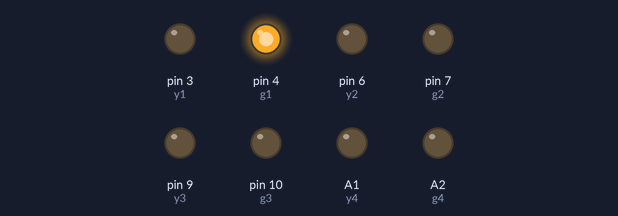
Recording of a sketch running on a simulated Arduino Uno, built with avr-gcc and run on an emulated ATmega328P. Parts: output pins drawn as LEDs (lit = HIGH). Pins used as bus, display or sensor lines are not drawn.

Above: at 0.1 s.
At 4.1 s:
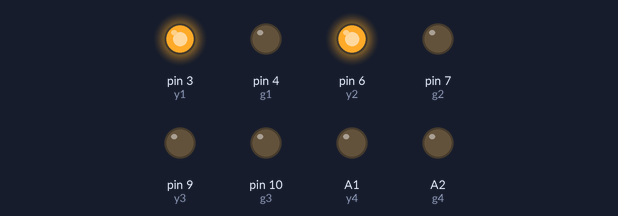
At 10.1 s:
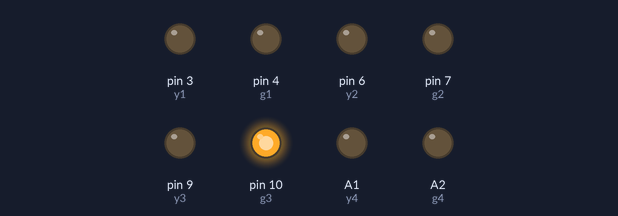
At 19.1 s:
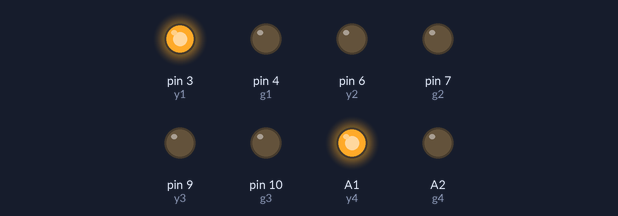
At 25.1 s:
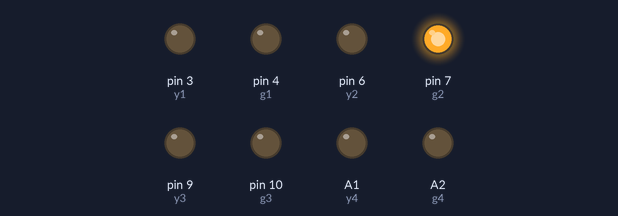
At 35.1 s:
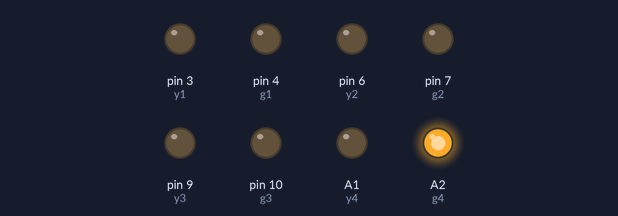
Timing chart, 0 to 40.0 s (numbered marks = the images above):
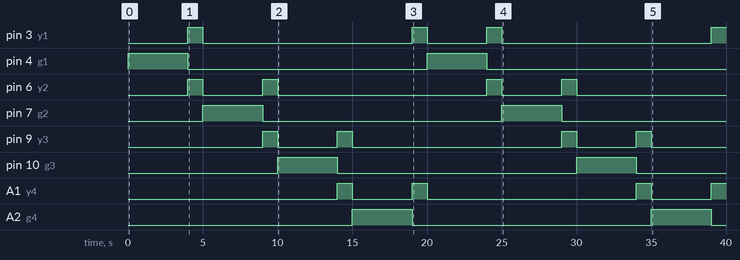

Measured:
- by itself, pin 3 (y1): goes HIGH 1.0 s, LOW 14.0 s, HIGH 1.0 s, LOW 4.0 s, HIGH 1.0 s, LOW 14.0 s, then HIGH
- by itself, pin 4 (g1), pin 7 (g2), pin 10 (g3), A2 (g4): alternates HIGH for 4.0 s and LOW for 16.0 s
- by itself, pin 6 (y2): LOW → HIGH at 4.0 s, → LOW 1.0 s later, → HIGH 4.0 s later, → LOW 1.0 s later, … (8 changes in this stretch)
- by itself, pin 9 (y3): LOW → HIGH at 9.0 s, → LOW 1.0 s later, → HIGH 4.0 s later, → LOW 1.0 s later, … (8 changes in this stretch)
- by itself, A1 (y4): goes HIGH 1.0 s, LOW 4.0 s, HIGH 1.0 s, LOW 14.0 s, HIGH 1.0 s, LOW 4.0 s, then HIGH

The sketch:

tra4sign.ino
```cpp
int r1 = 2;
int y1 = 3;
int g1 = 4;
int r2 = 5;
int y2 = 6;
int g2 = 7;
int r3 = 8;
int y3 = 9;
int g3 = 10;
int r4 = A0;
int y4 = A1;
int g4 = A2;

void setup() {
pinMode (r1, OUTPUT);
pinMode (y1, OUTPUT);
pinMode (g1, OUTPUT);

pinMode (r2, OUTPUT);
pinMode (y2, OUTPUT);
pinMode (g2, OUTPUT);

pinMode (r3, OUTPUT);
pinMode (y3, OUTPUT);
pinMode (g3, OUTPUT);

pinMode (r4, OUTPUT);
pinMode (y4, OUTPUT);
pinMode (g4, OUTPUT);

//ALI KARKUKI

}

void loop() {
digitalWrite(g1, HIGH);
digitalWrite(r2, HIGH);
digitalWrite(r3, HIGH);
digitalWrite(r4, HIGH);
delay(4000);
digitalWrite(g1, LOW);
digitalWrite(r2, LOW);

digitalWrite(y1, HIGH);
digitalWrite(y2, HIGH);
delay(1000);
digitalWrite(y1, LOW);
digitalWrite(y2, LOW);

digitalWrite(r1, HIGH);
digitalWrite(g2, HIGH);
delay(4000);

digitalWrite(g2, LOW);
digitalWrite(r3, LOW);


digitalWrite(y2, HIGH);
digitalWrite(y3, HIGH);
delay(1000);

digitalWrite(y2, LOW);
digitalWrite(y3, LOW);


digitalWrite(r2, HIGH);
digitalWrite(g3, HIGH);
digitalWrite(r4, HIGH);
delay(4000);

digitalWrite(g3, LOW);
digitalWrite(r4, LOW);
//??? ???????

digitalWrite(y3, HIGH);
digitalWrite(y4, HIGH);
delay(1000);

digitalWrite(y3, LOW);
digitalWrite(y4, LOW);

digitalWrite(r3, HIGH);
digitalWrite(g4, HIGH);
delay(4000);

digitalWrite(r3, LOW);
digitalWrite(g4, LOW);
digitalWrite(r1, LOW);
digitalWrite(y1, HIGH);
digitalWrite(y4, HIGH);
delay(1000);

digitalWrite(y1, LOW);
digitalWrite(y4, LOW);


}
```
